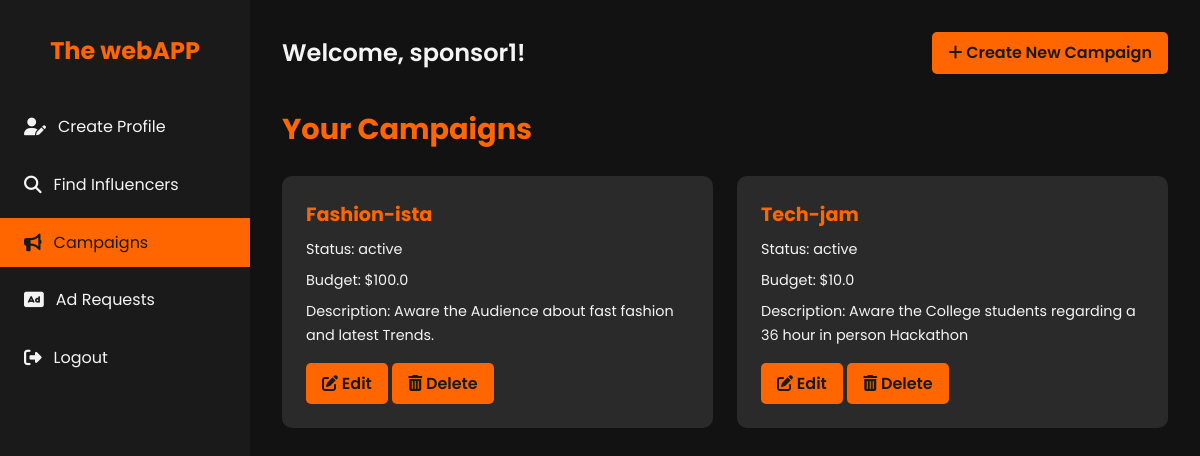
The page /sponsor (signed in) on the database its author committed.
### models.py (models this page shows, shortened)
class User(db.Model, UserMixin):
    id = db.Column(db.Integer, primary_key=True)
    username = db.Column(db.String(80), unique=True, nullable=False)
    password = db.Column(db.String(200), nullable=False)
    email = db.Column(db.String(120), unique=True, nullable=False)
    role = db.Column(db.String(50), nullable=False)  # admin, sponsor, influencer
    is_active = db.Column(db.Boolean, default=True)
    sponsor = db.relationship('Sponsor', back_populates='user', uselist=False)
    influencer = db.relationship('Influencer', back_populates='user', uselist=False)

class Campaign(db.Model):
    id = db.Column(db.Integer, primary_key=True)
    sponsor_id = db.Column(db.Integer, db.ForeignKey('sponsor.id', ondelete='SET NULL'), nullable=True)
    title = db.Column(db.String(120), nullable=False)
    company_name= db.Column(db.String(120), nullable=False)
    description = db.Column(db.Text)
    budget = db.Column(db.Float)
    category = db.Column(db.String(120))
    status = db.Column(db.String(50), nullable=False)  # active, completed, flagged
    start_date = db.Column(db.DateTime)
    end_date = db.Column(db.DateTime)
    is_public = db.Column(db.Boolean, default=True)
    sponsor = db.relationship('Sponsor', backref=db.backref('campaigns', lazy=True, cascade='all, delete-orphan'))

### app.py (the view)
    @app.route('/sponsor')
    @login_required
    @sponsor_required
    def sponsor():
        username = session.get('username', 'Guest')
        campaigns = Campaign.query.filter_by(sponsor_id=current_user.id).all()
        print("Username:", username)
        return render_template('sponsor.html', username=username, campaigns=campaigns)

### templates/sponsor.html (shortened to what this page needs)
<!DOCTYPE html>
<html lang="en">
<head>
    <link rel="stylesheet" href="https://cdnjs.cloudflare.com/ajax/libs/font-awesome/6.1.1/css/all.min.css">
</head>
<body>
    <div class="dashboard">
        <aside class="sidebar">
            <div class="logo">
                <h1>The webAPP</h1>
            </div>
            <nav>
                <ul class="nav-menu">
                    <li class="nav-item">
                        <a href="{{ url_for('sponsor_profile') }}" class="nav-link">
                            <i class="fas fa-user-edit"></i> Create Profile
                        </a>
                    </li>
                    <li class="nav-item">
                        <a href="{{ url_for('search_influencers') }}" class="nav-link">
                            <i class="fas fa-search"></i> Find Influencers
                        </a>
                    </li>
                    <li class="nav-item">
                        <a href="{{ url_for('campaigns_list') }}" class="nav-link active">
                            <i class="fas fa-bullhorn"></i> Campaigns
                        </a>
                    </li>
                    <li class="nav-item">
                        <a href="{{ url_for('create_ad_request') }}" class="nav-link">
                            <i class="fas fa-ad"></i> Ad Requests
                        </a>
                    </li>
                    <li class="nav-item">
                        <a href="{{ url_for('logout') }}" class="nav-link">
                            <i class="fas fa-sign-out-alt"></i> Logout
                        </a>
                    </li>
                </ul>
            </nav>
        </aside>
        <main class="main-content">
            <header class="header">
                <h1 class="welcome-text">Welcome, {{ current_user.username }}!</h1>
                <a href="{{ url_for('create_campaign') }}" class="btn">
                    <i class="fas fa-plus"></i> Create New Campaign
                </a>
            </header>
            <section>
                <h2 class="section-title">Your Campaigns</h2>
                {% if campaigns %}
                <div class="campaigns-grid">
                    {% for campaign in campaigns %}
                        <div class="campaign-card">
                            <h3 class="campaign-title">{{ campaign.title }}</h3>
                            <p class="campaign-info">Status: {{ campaign.status }}</p>
                            <p class="campaign-info">Budget: ${{ campaign.budget }}</p>
                            <p class="campaign-info">Description: {{ campaign.description|truncate(100) }}</p>
                            <div class="campaign-actions">
                                <a href="{{ url_for('update_campaign', campaign_id=campaign.id) }}" class="btn btn-edit">
                                    <i class="fas fa-edit"></i> Edit
                                </a>
                                <a href="{{ url_for('delete_campaign', campaign_id=campaign.id) }}" class="btn btn-delete" onclick="return confirm('Are you sure you want to delete this campaign?');">
                                    <i class="fas fa-trash-alt"></i> Delete
                                </a>
                            </div>
                        </div>
                    {% endfor %}
                    </div>
                {% endif %}
            </section>
        </main>
    </div>
</body>
</html>

### templates/sponsor.html (style rules this page uses)
:root { --primary-color: #1a1a1a; --secondary-color: #ff6600; --text-color: #f4f4f4; --bg-color: #121212; --card-bg-color: #2a2a2a; --hover-color: #ff8533; }
* { margin: 0; padding: 0; box-sizing: border-box; }
body { font-family: 'Poppins', sans-serif; line-height: 1.6; color: var(--text-color); background-color: var(--bg-color); }
.dashboard { display: flex; min-height: 100vh; }
.sidebar { width: 250px; background-color: var(--primary-color); padding: 2rem 0; position: fixed; height: 100vh; overflow-y: auto; }
.logo { text-align: center; margin-bottom: 2rem; }
.logo h1 { color: var(--secondary-color); font-size: 1.5rem; }
.nav-menu { list-style-type: none; }
.nav-item { margin-bottom: 0.5rem; }
.nav-link { display: flex; align-items: center; padding: 0.75rem 1.5rem; color: var(--text-color); text-decoration: none; transition: all 0.3s ease; }
.nav-link:hover, .nav-link.active { background-color: var(--secondary-color); color: var(--primary-color); }
.nav-link i { margin-right: 0.75rem; font-size: 1.1rem; }
.main-content { flex-grow: 1; margin-left: 250px; padding: 2rem; }
.header { display: flex; justify-content: space-between; align-items: center; margin-bottom: 2rem; }
.welcome-text { font-size: 1.5rem; font-weight: 600; }
.btn { background-color: var(--secondary-color); color: var(--primary-color); padding: 0.5rem 1rem; border: none; border-radius: 5px; cursor: pointer; font-weight: 600; transition: all 0.3s ease; text-decoration: none; display: inline-block; }
.section-title { margin-bottom: 1.5rem; font-size: 1.8rem; color: var(--secondary-color); }
.campaigns-grid { display: grid; grid-template-columns: repeat(auto-fill, minmax(300px, 1fr)); gap: 1.5rem; margin-top: 1rem; }
.campaign-card { background-color: var(--card-bg-color); border-radius: 10px; padding: 1.5rem; transition: all 0.3s ease; }
.campaign-title { font-size: 1.2rem; margin-bottom: 0.5rem; color: var(--secondary-color); }
.campaign-info { font-size: 0.9rem; margin-bottom: 0.5rem; }
.campaign-actions { margin-top: 1rem; }

### rows shown on the page
User: username "sponsor1"
Campaign: title "Fashion-ista", status "active", budget "100.0", description "Aware the Audience about fast fashion and latest Trends."
Campaign: title "Tech-jam", status "active", budget "10.0", description "Aware the College students regarding a 36 hour in person Hackathon"
